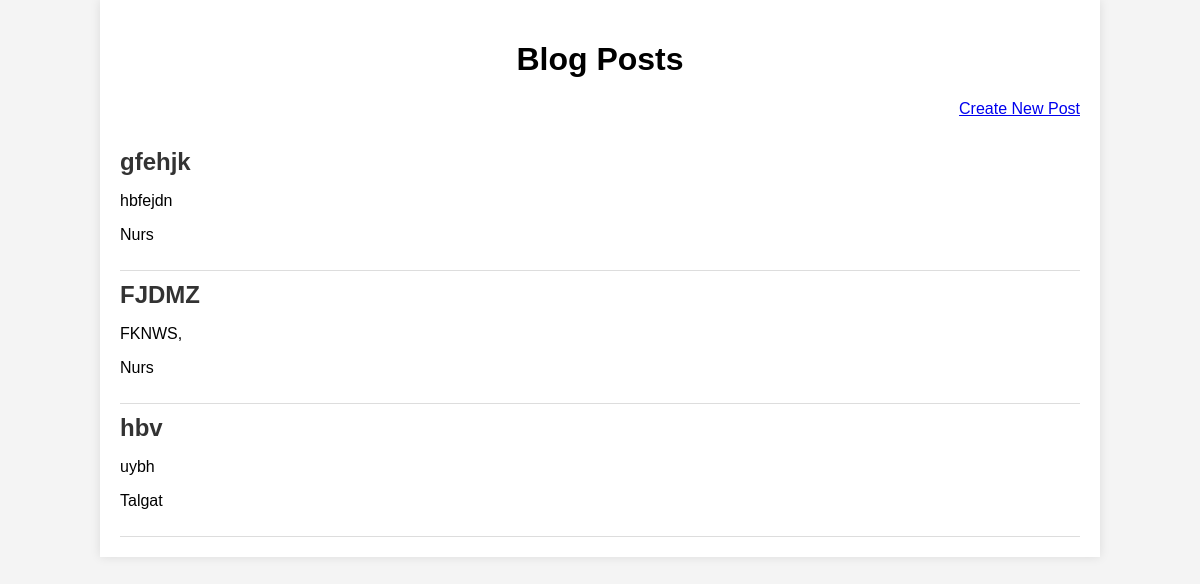
Page /blog/ on the earlier database version.
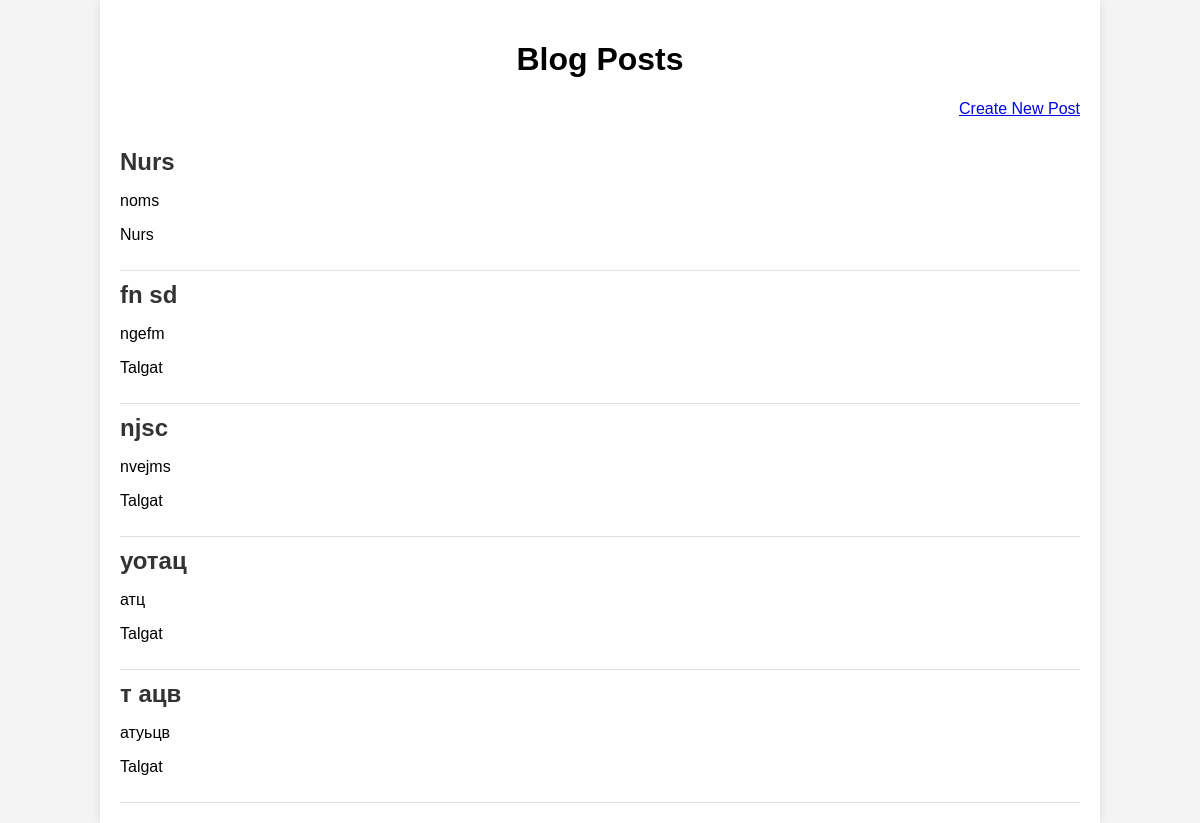
Same page on the later database version.
### blog/models.py (models this page shows, shortened)
class Post(models.Model):
    title = models.CharField(max_length=100)
    content = models.TextField()
    created_at = models.DateTimeField(auto_now_add=True)
    author = models.ForeignKey(User, on_delete=models.CASCADE)

### blog/views.py (the view)
# urls.py: path('', views.PostList.as_view(), name='post_list'),
class PostList(View):
    def get(self, request):
        posts = Post.objects.all()
        return render(request, 'blog/post_list.html', {'posts': posts})

### blog/templates/blog/post_list.html (shortened to what this page needs)
<!DOCTYPE html>
<html lang="en">
<head>
</head>
<body>
    <div class="container">
        <h1>Blog Posts</h1>
        <div class="create-post">
            <a href="{% url 'post_create' %}">Create New Post</a>
        </div>
        {% for post in posts %}
            <div class="post">
                <h2><a href="{% url 'post_detail' post.id %}">{{ post.title }}</a></h2>
                <p>{{ post.content|truncatewords:30 }}</p>
                <p>{{ post.author }}</p>
            </div>
        {% empty %}
            <p>No posts available.</p>
        {% endfor %}
    </div>
</body>
</html>

### blog/templates/blog/post_list.html (style rules this page uses)
body { font-family: Arial, sans-serif; margin: 0; padding: 0; background-color: #f4f4f4; }
.container { width: 80%; margin: auto; overflow: hidden; padding: 20px; background: white; box-shadow: 0 0 10px rgba(0, 0, 0, 0.1); }
h1 { text-align: center; }
.post { border-bottom: 1px solid #ddd; padding: 10px 0; }
.post h2 { margin: 0; }
.post a { text-decoration: none; color: #333; }
.create-post { text-align: right; margin: 20px 0; }

Differences in the rows shown:
removed Post: title "gfehjk", content "hbfejdn", author "Nurs"
removed Post: title "FJDMZ", content "FKNWS,", author "Nurs"
removed Post: title "hbv", content "uybh", author "Talgat"
added Post: title "Nurs", content "noms", author "Nurs"
added Post: title "fn sd", content "ngefm", author "Talgat"
added Post: title "njsc", content "nvejms", author "Talgat"
added Post: title "уотац", content "атц", author "Talgat"
added Post: title "т ацв", content "атуьцв", author "Talgat"
